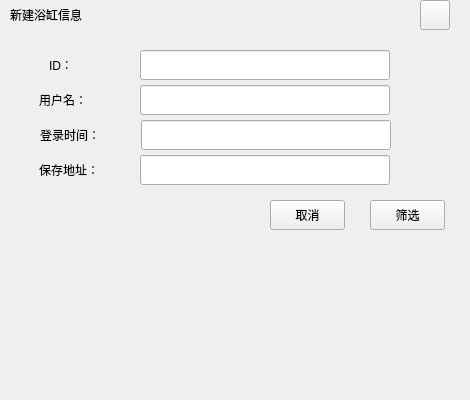
<?xml version="1.0" encoding="UTF-8"?>
<ui version="4.0">
 <class>UserLogSele</class>
 <widget class="QWidget" name="UserLogSele">
  <property name="geometry">
   <rect>
    <x>0</x>
    <y>0</y>
    <width>470</width>
    <height>400</height>
   </rect>
  </property>
  <property name="windowTitle">
   <string>Form</string>
  </property>
  <widget class="QLabel" name="UserLab_2">
   <property name="geometry">
    <rect>
     <x>39</x>
     <y>85</y>
     <width>101</width>
     <height>30</height>
    </rect>
   </property>
   <property name="text">
    <string>用户名：</string>
   </property>
  </widget>
  <widget class="QPushButton" name="SeleBtn">
   <property name="geometry">
    <rect>
     <x>370</x>
     <y>200</y>
     <width>75</width>
     <height>30</height>
    </rect>
   </property>
   <property name="text">
    <string>筛选</string>
   </property>
  </widget>
  <widget class="QLabel" name="TitleLab">
   <property name="geometry">
    <rect>
     <x>0</x>
     <y>10</y>
     <width>461</width>
     <height>31</height>
    </rect>
   </property>
   <property name="text">
    <string/>
   </property>
  </widget>
  <widget class="QLineEdit" name="ID">
   <property name="geometry">
    <rect>
     <x>140</x>
     <y>50</y>
     <width>250</width>
     <height>30</height>
    </rect>
   </property>
  </widget>
  <widget class="QPushButton" name="CloseBtn">
   <property name="geometry">
    <rect>
     <x>420</x>
     <y>0</y>
     <width>30</width>
     <height>30</height>
    </rect>
   </property>
   <property name="text">
    <string/>
   </property>
  </widget>
  <widget class="QLabel" name="UserLab_3">
   <property name="geometry">
    <rect>
     <x>49</x>
     <y>50</y>
     <width>91</width>
     <height>30</height>
    </rect>
   </property>
   <property name="text">
    <string>ID：</string>
   </property>
  </widget>
  <widget class="QPushButton" name="CancleBtn">
   <property name="geometry">
    <rect>
     <x>270</x>
     <y>200</y>
     <width>75</width>
     <height>30</height>
    </rect>
   </property>
   <property name="text">
    <string>取消</string>
   </property>
  </widget>
  <widget class="QLineEdit" name="UserName">
   <property name="geometry">
    <rect>
     <x>140</x>
     <y>85</y>
     <width>250</width>
     <height>30</height>
    </rect>
   </property>
  </widget>
  <widget class="QLabel" name="InerLab">
   <property name="geometry">
    <rect>
     <x>50</x>
     <y>80</y>
     <width>401</width>
     <height>231</height>
    </rect>
   </property>
   <property name="styleSheet">
    <string notr="true"/>
   </property>
   <property name="text">
    <string/>
   </property>
  </widget>
  <widget class="QLabel" name="label">
   <property name="geometry">
    <rect>
     <x>10</x>
     <y>0</y>
     <width>151</width>
     <height>30</height>
    </rect>
   </property>
   <property name="text">
    <string>新建浴缸信息</string>
   </property>
  </widget>
  <widget class="QLabel" name="UserLab_4">
   <property name="geometry">
    <rect>
     <x>40</x>
     <y>120</y>
     <width>101</width>
     <height>30</height>
    </rect>
   </property>
   <property name="text">
    <string>登录时间：</string>
   </property>
  </widget>
  <widget class="QLineEdit" name="LoginTime">
   <property name="geometry">
    <rect>
     <x>141</x>
     <y>120</y>
     <width>250</width>
     <height>30</height>
    </rect>
   </property>
  </widget>
  <widget class="QLineEdit" name="FileAddre">
   <property name="geometry">
    <rect>
     <x>140</x>
     <y>155</y>
     <width>250</width>
     <height>30</height>
    </rect>
   </property>
  </widget>
  <widget class="QLabel" name="UserLab_5">
   <property name="geometry">
    <rect>
     <x>39</x>
     <y>155</y>
     <width>101</width>
     <height>30</height>
    </rect>
   </property>
   <property name="text">
    <string>保存地址：</string>
   </property>
  </widget>
  <zorder>InerLab</zorder>
  <zorder>TitleLab</zorder>
  <zorder>UserLab_2</zorder>
  <zorder>SeleBtn</zorder>
  <zorder>ID</zorder>
  <zorder>CloseBtn</zorder>
  <zorder>UserLab_3</zorder>
  <zorder>CancleBtn</zorder>
  <zorder>UserName</zorder>
  <zorder>label</zorder>
  <zorder>UserLab_4</zorder>
  <zorder>LoginTime</zorder>
  <zorder>FileAddre</zorder>
  <zorder>UserLab_5</zorder>
 </widget>
 <resources/>
 <connections/>
</ui>
